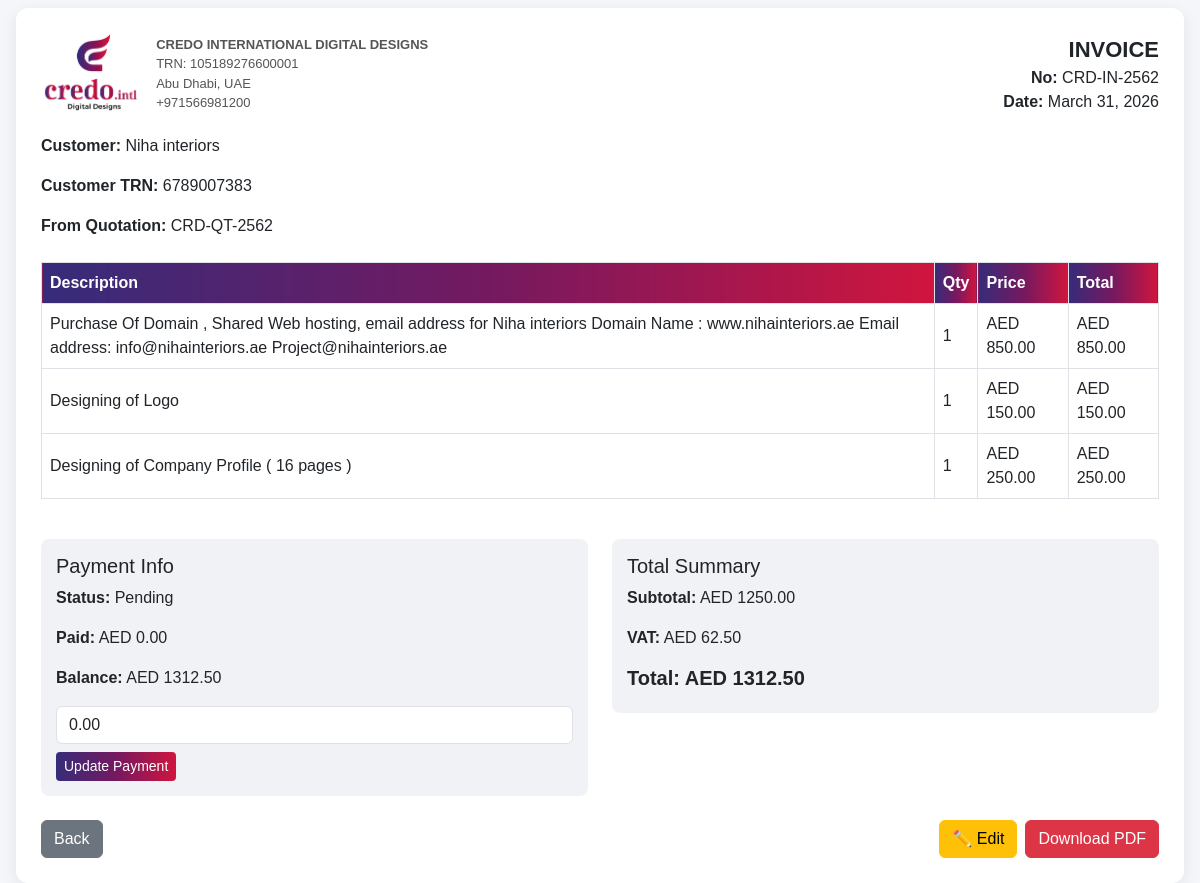
Page /quotation/invoice/11/ on the committed database.
### sales/models.py (models this page shows, shortened)
class Invoice(models.Model):
    PAYMENT_METHODS = [
        ('cash', 'Cash'),
        ('bank', 'Bank Transfer'),
        ('card', 'Card'),
        ('upi', 'UPI'),
    ]
    PAYMENT_STATUS = [
        ('pending', 'Pending'),
        ('paid', 'Paid'),
        ('partial', 'Partial'),
    ]
    number = models.CharField(max_length=50, unique=True)
    customer = models.ForeignKey(Customer, on_delete=models.CASCADE)
    quotation = models.ForeignKey(Quotation, on_delete=models.SET_NULL, null=True, blank=True)
    date = models.DateField(auto_now_add=True)
    due_date = models.DateField(null=True, blank=True)
    attention = models.CharField(max_length=100, blank=True, null=True)
    sales_person = models.CharField(max_length=100, blank=True, null=True)
    subtotal = models.DecimalField(max_digits=10, decimal_places=2, default=0)
    vat = models.DecimalField(max_digits=10, decimal_places=2, default=0)
    total = models.DecimalField(max_digits=10, decimal_places=2, default=0)
    payment_method = models.CharField(max_length=20, choices=PAYMENT_METHODS, blank=True, null=True)
    payment_status = models.CharField(max_length=20, choices=PAYMENT_STATUS, default='pending')
    paid_amount = models.DecimalField(max_digits=10, decimal_places=2, default=0)
    notes = models.TextField(blank=True, null=True)
    @property
    def balance(self):
        return self.total - self.paid_amount

class Customer(models.Model):
    name = models.CharField(max_length=200)
    phone = models.CharField(max_length=20, blank=True, null=True)
    email = models.EmailField(blank=True, null=True)
    address = models.TextField(blank=True, null=True)
    trn_number = models.CharField(max_length=50, blank=True, null=True)  # ✅ ADD THIS

class Quotation(models.Model):
    STATUS_CHOICES = [
        ('draft', 'Draft'),
        ('sent', 'Sent'),
        ('approved', 'Approved'),
        ('rejected', 'Rejected'),
    ]
    number = models.CharField(max_length=50, unique=True)
    customer = models.ForeignKey(Customer, on_delete=models.CASCADE)
    date = models.DateField(auto_now_add=True)
    note = models.TextField(blank=True, null=True)
    attention = models.CharField(max_length=100, blank=True, null=True)
    sales_person = models.CharField(max_length=100, blank=True, null=True)
    subtotal = models.DecimalField(max_digits=10, decimal_places=2, default=0)
    vat = models.DecimalField(max_digits=10, decimal_places=2, default=0)
    total = models.DecimalField(max_digits=10, decimal_places=2, default=0)
    status = models.CharField(max_length=20, choices=STATUS_CHOICES, default='draft')
    notes = models.TextField(blank=True, null=True)

class InvoiceItem(models.Model):
    invoice = models.ForeignKey(Invoice, on_delete=models.CASCADE, related_name="items")
    service = models.ForeignKey(Service, on_delete=models.SET_NULL, null=True, blank=True)
    description = models.TextField()
    quantity = models.IntegerField(default=1)
    price = models.DecimalField(max_digits=10, decimal_places=2)
    total = models.DecimalField(max_digits=10, decimal_places=2)

### sales/views.py (the view)
# urls.py: path('invoice/<int:pk>/', invoice_detail, name='invoice_detail'),
def invoice_detail(request, pk):
    invoice = get_object_or_404(Invoice, id=pk)
    receipt = PaymentReceipt.objects.filter(invoice=invoice).last()
    return render(request, "sales/invoice_detail.html", {
        "invoice": invoice,
        "receipt": receipt
    })

### templates/sales/invoice_detail.html (shortened to what this page needs)
{% load static %}
<!DOCTYPE html>
<html>
<head>
<link href="https://cdn.jsdelivr.net/npm/bootstrap@5.3.0/dist/css/bootstrap.min.css" rel="stylesheet">
</head>
<body>
    <div class="container-fluid mt-2 px-2 px-md-3">
<div class="container-box">
<div class="header">
    <div class="d-flex align-items-center gap-3">
        <img src="{% static 'logo6.png' %}" class="logo">
        <div class="company-info">
            <b>CREDO INTERNATIONAL DIGITAL DESIGNS</b><br>
            TRN: 105189276600001<br>
            Abu Dhabi, UAE<br>
             +971566981200
        </div>
    </div>
    <div class="text-md-end">
        <div class="title">INVOICE</div>
        <b>No:</b> {{ invoice.number }}<br>
        <b>Date:</b> {{ invoice.date }}
    </div>
</div>
<div class="mb-4">
    <p><b>Customer:</b> {{ invoice.customer.name }}</p>
    <p><b>Customer TRN:</b> {{ invoice.customer.trn_number }}</p>
    {% if invoice.quotation %}
    <p><b>From Quotation:</b> {{ invoice.quotation.number }}</p>
    {% endif %}
</div>
<div class="table-responsive">
<table class="table table-bordered">
<thead>
<tr>
    <th>Description</th>
    <th>Qty</th>
    <th>Price</th>
    <th>Total</th>
</tr>
</thead>
<tbody>
{% for item in invoice.items.all %}
<tr>
    <td>
        {% if item.description %}
            {{ item.description }}
        {% elif item.service %}
            {{ item.service.name }}
        {% endif %}
    </td>
    <td>{{ item.quantity }}</td>
    <td>AED {{ item.price|floatformat:2 }}</td>
    <td>AED {{ item.total|floatformat:2 }}</td>
</tr>
{% endfor %}
</tbody>
</table>
</div>
<div class="row mt-4">
    <div class="col-md-6">
        <div class="info-box">
            <h5>Payment Info</h5>
            <p><b>Status:</b> {{ invoice.payment_status|title }}</p>
            <p><b>Paid:</b> AED {{ invoice.paid_amount|floatformat:2 }}</p>
            <p><b>Balance:</b> AED {{ invoice.balance|floatformat:2 }}</p>
            <form method="POST" action="{% url 'update_payment' invoice.id %}">
                <input type="number" step="0.01" name="paid_amount"
                       class="form-control mb-2"
                       value="{{ invoice.paid_amount }}">
                <button type="submit" class="btn btn-gradient btn-sm">
                    Update Payment
                </button>
            </form>
        </div>
    </div>
    <div class="col-md-6">
        <div class="info-box">
            <h5>Total Summary</h5>
            <p><b>Subtotal:</b> AED {{ invoice.subtotal|floatformat:2 }}</p>
            <p><b>VAT:</b> AED {{ invoice.vat|floatformat:2 }}</p>
            <h5><b>Total: AED {{ invoice.total|floatformat:2 }}</b></h5>
        </div>
    </div>
</div>
<div class="mt-4 d-flex justify-content-between">
    <a href="{% url 'dashboard' %}" class="btn btn-secondary">Back</a>
     <div class="d-flex gap-2 flex-wrap">
      <a href="{% url 'edit_invoice' invoice.id %}"
           class="btn btn-warning">
            ✏️ Edit
        </a>
    <a href="{% url 'invoice_pdf' invoice.id %}"
   class="btn btn-danger pdf-btn">
    Download PDF
</a>
</div>
</div>
</div>
</div>
</body>
</html>

### templates/sales/invoice_detail.html (style rules this page uses)
body { font-family: Calibri, sans-serif; background: #f5f6fa; }
.container-box { background: white; padding: 25px; border-radius: 12px; box-shadow: 0 4px 15px rgba(0,0,0,0.08); }
.header { display: flex; justify-content: space-between; align-items: center; margin-bottom: 20px; }
.logo { height: 80px; }
.company-info { font-size: 13px; color: #555; }
.title { font-size: 22px; font-weight: bold; }
.table thead { background: linear-gradient(90deg,#362c7a,#741960,#d0153e); color: white; }
.table th { background: linear-gradient(90deg,#362c7a,#741960,#d0153e); color: white; }
.table td { vertical-align: middle; }
.info-box { background: #f1f2f6; padding: 15px; border-radius: 8px; }
.btn-gradient { background: linear-gradient(90deg,#362c7a,#741960,#d0153e); border: none; color: white; }

### rows in the picture
Invoice: number "CRD-IN-2562", date "March 31, 2026", customer.name "Niha interiors", customer.trn_number "6789007383", quotation.number "CRD-QT-2562", payment_status "Pending", paid_amount "0.00", balance "1312.50", subtotal "1250.00", vat "62.50", total "1312.50"
InvoiceItem: description "Purchase Of Domain , Shared Web hosting, email address for Niha interiors Domain Name : www.nihainteriors.ae Email address: info@nihainteriors.ae Project@nihainteriors.ae", quantity "1", price "850.00", total "850.00"
InvoiceItem: description "Designing of Logo", quantity "1", price "150.00", total "150.00"
InvoiceItem: description "Designing of Company Profile ( 16 pages )", quantity "1", price "250.00", total "250.00"
